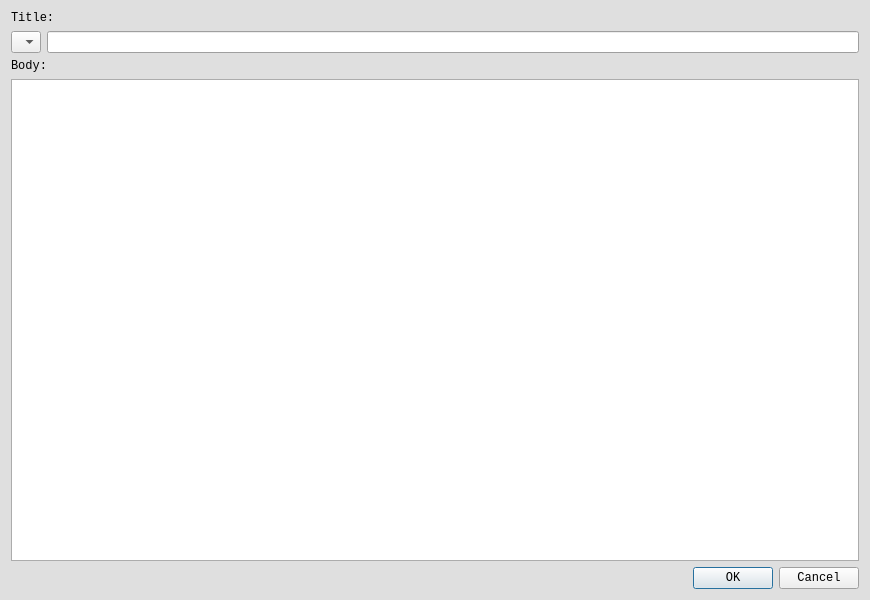
<?xml version="1.0" encoding="UTF-8"?>
<ui version="4.0">
 <class>EditNoteDialog</class>
 <widget class="QDialog" name="EditNoteDialog">
  <property name="geometry">
   <rect>
    <x>0</x>
    <y>0</y>
    <width>870</width>
    <height>600</height>
   </rect>
  </property>
  <property name="palette">
   <palette>
    <active>
     <colorrole role="Base">
      <brush brushstyle="SolidPattern">
       <color alpha="255">
        <red>255</red>
        <green>255</green>
        <blue>255</blue>
       </color>
      </brush>
     </colorrole>
     <colorrole role="Window">
      <brush brushstyle="SolidPattern">
       <color alpha="255">
        <red>223</red>
        <green>223</green>
        <blue>223</blue>
       </color>
      </brush>
     </colorrole>
    </active>
    <inactive>
     <colorrole role="Base">
      <brush brushstyle="SolidPattern">
       <color alpha="255">
        <red>255</red>
        <green>255</green>
        <blue>255</blue>
       </color>
      </brush>
     </colorrole>
     <colorrole role="Window">
      <brush brushstyle="SolidPattern">
       <color alpha="255">
        <red>223</red>
        <green>223</green>
        <blue>223</blue>
       </color>
      </brush>
     </colorrole>
    </inactive>
    <disabled>
     <colorrole role="Base">
      <brush brushstyle="SolidPattern">
       <color alpha="255">
        <red>223</red>
        <green>223</green>
        <blue>223</blue>
       </color>
      </brush>
     </colorrole>
     <colorrole role="Window">
      <brush brushstyle="SolidPattern">
       <color alpha="255">
        <red>223</red>
        <green>223</green>
        <blue>223</blue>
       </color>
      </brush>
     </colorrole>
    </disabled>
   </palette>
  </property>
  <property name="font">
   <font>
    <family>Monospace</family>
   </font>
  </property>
  <property name="windowTitle">
   <string>Dialog</string>
  </property>
  <property name="windowIcon">
   <iconset>
    <normaloff>:/images/pilepad-icon.png</normaloff>:/images/pilepad-icon.png</iconset>
  </property>
  <layout class="QGridLayout" name="gridLayout">
   <item row="0" column="0">
    <widget class="QLabel" name="noteTitleLabel">
     <property name="text">
      <string>Title:</string>
     </property>
    </widget>
   </item>
   <item row="4" column="0">
    <widget class="QLabel" name="noteBodyLabel">
     <property name="text">
      <string>Body:</string>
     </property>
    </widget>
   </item>
   <item row="5" column="0" colspan="2">
    <widget class="QPlainTextEdit" name="noteBodyEdit"/>
   </item>
   <item row="6" column="1">
    <widget class="QDialogButtonBox" name="buttonBox">
     <property name="orientation">
      <enum>Qt::Horizontal</enum>
     </property>
     <property name="standardButtons">
      <set>QDialogButtonBox::Cancel|QDialogButtonBox::Ok</set>
     </property>
    </widget>
   </item>
   <item row="2" column="0" colspan="2">
    <layout class="QGridLayout" name="gridLayout_2">
     <item row="0" column="0">
      <widget class="QComboBox" name="comboBoxEditDialogMarker">
       <item>
        <property name="text">
         <string/>
        </property>
        <property name="icon">
         <iconset resource="resources.qrc">
          <normaloff>:/images/images/icon-note.png</normaloff>:/images/images/icon-note.png</iconset>
        </property>
       </item>
       <item>
        <property name="text">
         <string/>
        </property>
        <property name="icon">
         <iconset resource="resources.qrc">
          <normaloff>:/images/images/icon-sun.png</normaloff>:/images/images/icon-sun.png</iconset>
        </property>
       </item>
       <item>
        <property name="text">
         <string/>
        </property>
        <property name="icon">
         <iconset resource="resources.qrc">
          <normaloff>:/images/images/icon-key.png</normaloff>:/images/images/icon-key.png</iconset>
        </property>
       </item>
       <item>
        <property name="text">
         <string/>
        </property>
        <property name="icon">
         <iconset resource="resources.qrc">
          <normaloff>:/images/images/icon-person.png</normaloff>:/images/images/icon-person.png</iconset>
        </property>
       </item>
       <item>
        <property name="text">
         <string/>
        </property>
        <property name="icon">
         <iconset resource="resources.qrc">
          <normaloff>:/images/images/icon-money.png</normaloff>:/images/images/icon-money.png</iconset>
        </property>
       </item>
      </widget>
     </item>
     <item row="0" column="1">
      <widget class="QLineEdit" name="noteTitleEdit">
       <property name="maxLength">
        <number>70</number>
       </property>
      </widget>
     </item>
    </layout>
   </item>
  </layout>
 </widget>
 <tabstops>
  <tabstop>buttonBox</tabstop>
 </tabstops>
 <resources>
  <include location="resources.qrc"/>
 </resources>
 <connections>
  <connection>
   <sender>buttonBox</sender>
   <signal>accepted()</signal>
   <receiver>EditNoteDialog</receiver>
   <slot>accept()</slot>
   <hints>
    <hint type="sourcelabel">
     <x>248</x>
     <y>254</y>
    </hint>
    <hint type="destinationlabel">
     <x>157</x>
     <y>274</y>
    </hint>
   </hints>
  </connection>
  <connection>
   <sender>buttonBox</sender>
   <signal>rejected()</signal>
   <receiver>EditNoteDialog</receiver>
   <slot>reject()</slot>
   <hints>
    <hint type="sourcelabel">
     <x>316</x>
     <y>260</y>
    </hint>
    <hint type="destinationlabel">
     <x>286</x>
     <y>274</y>
    </hint>
   </hints>
  </connection>
 </connections>
</ui>
